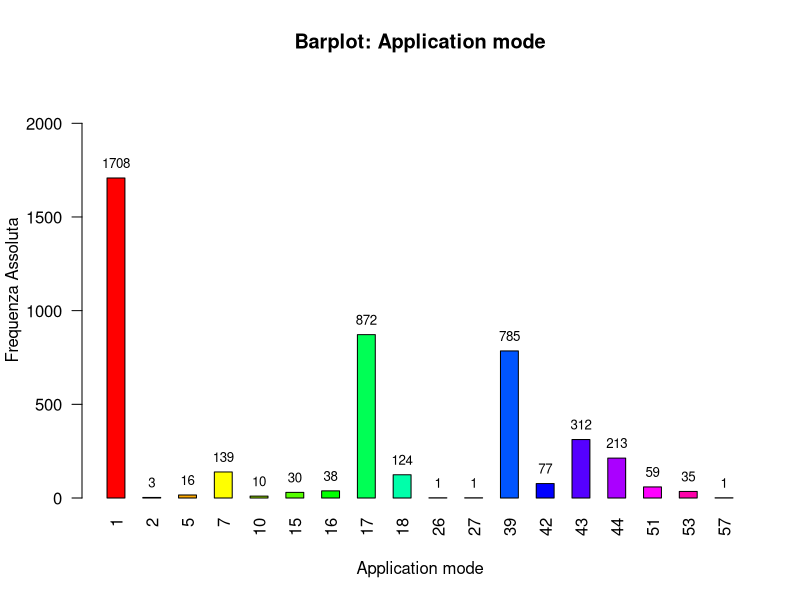
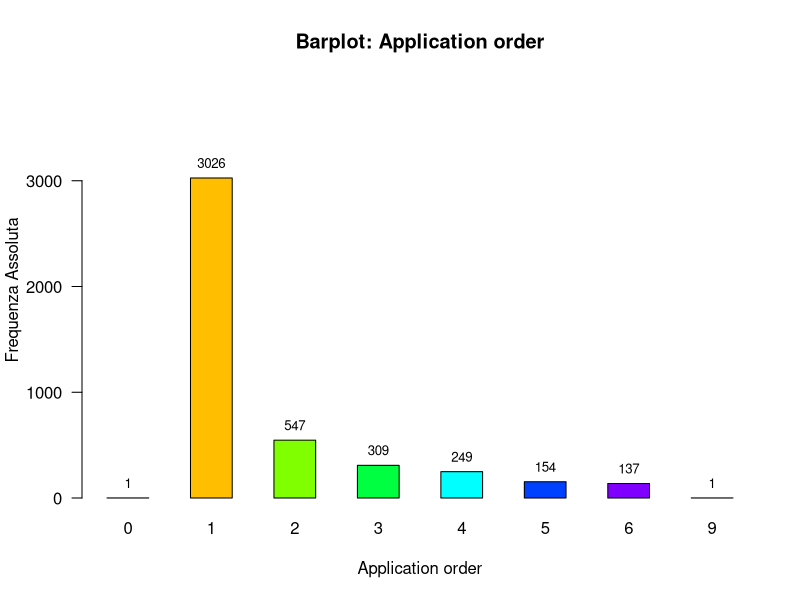
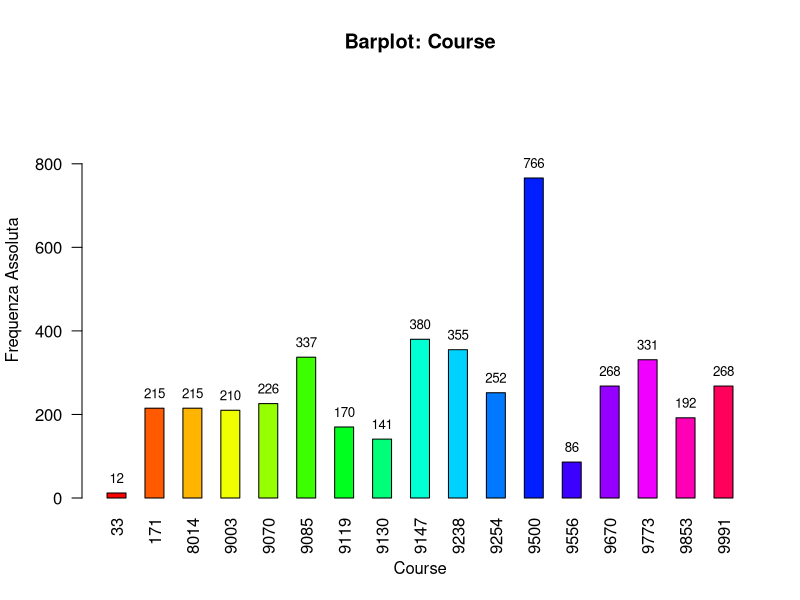
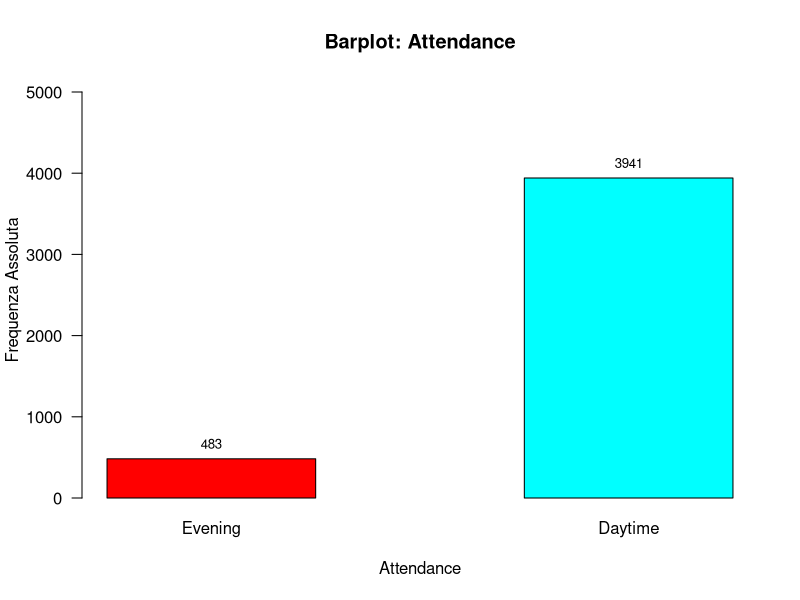
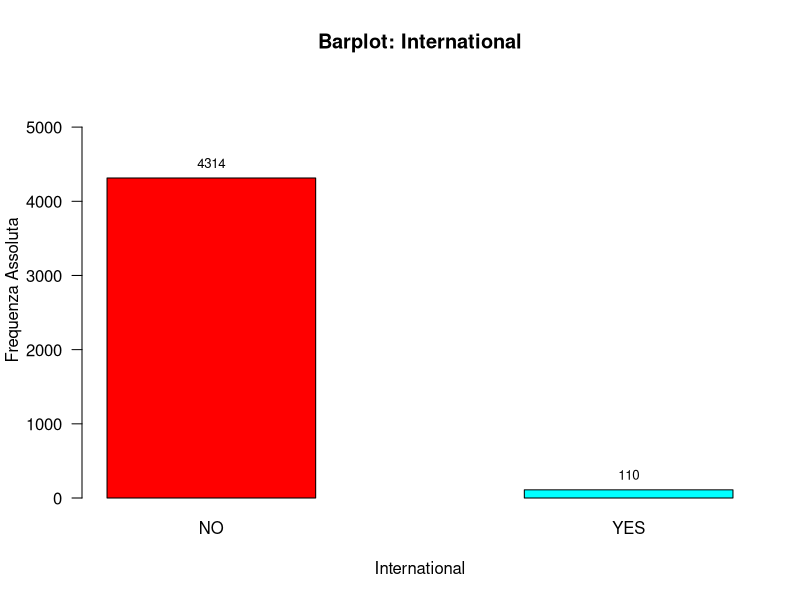
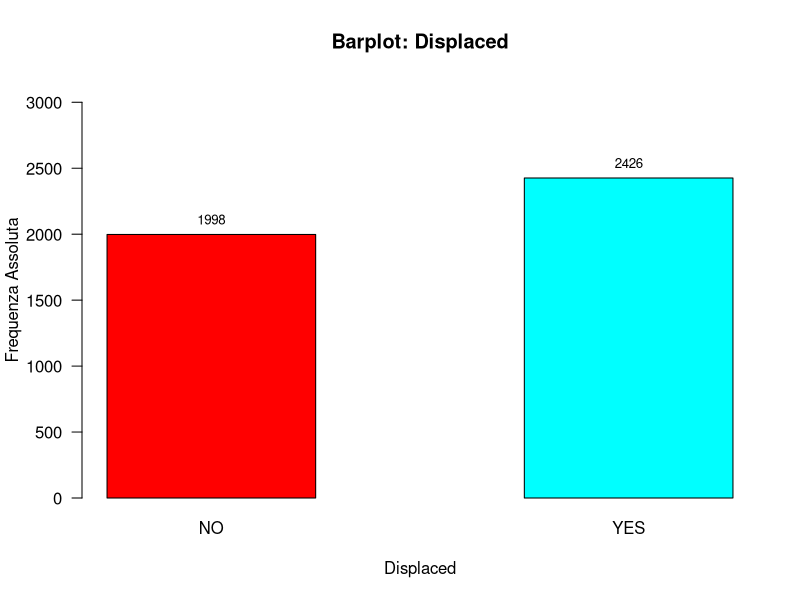
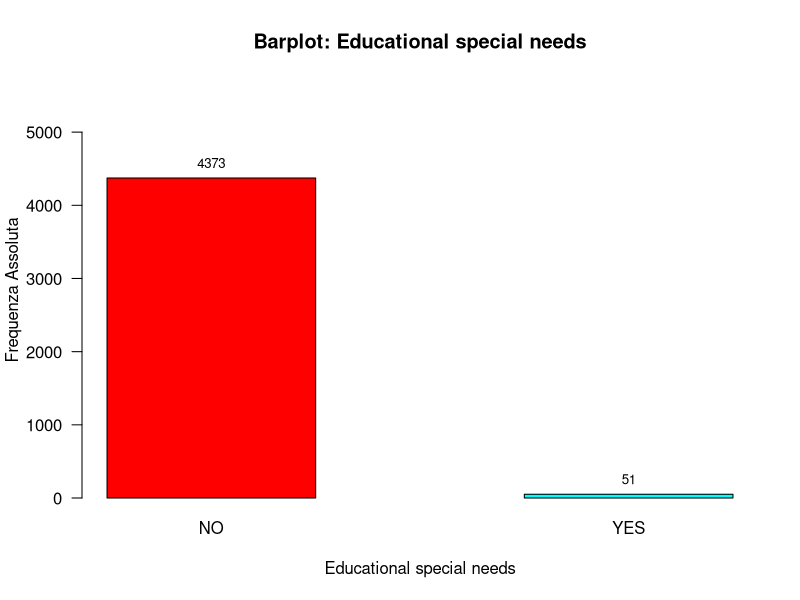
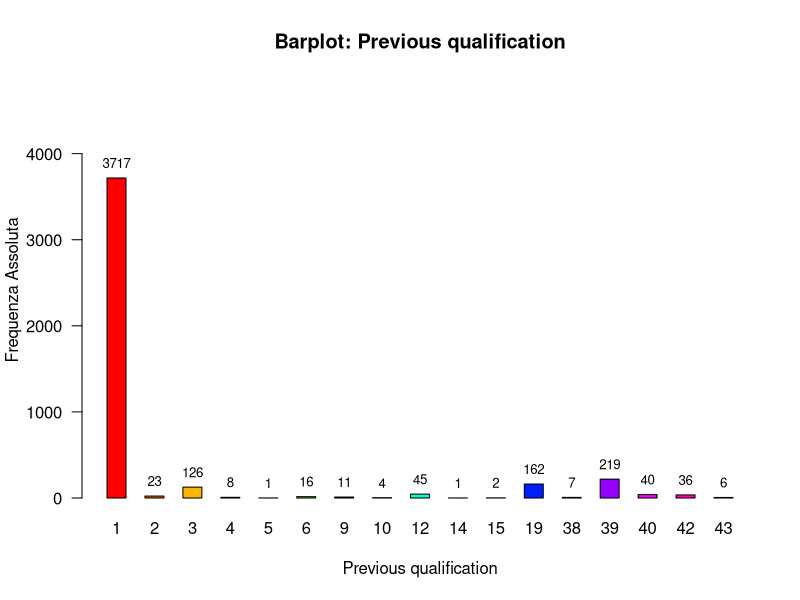

Write R code to recreate these figures, in order.
## ---- chunk 1
# Librerie
library(ggplot2)
library(here)
library(dplyr)

# Caricamento Dataset
data <- read.csv(here("dataset/dataMod.csv"), sep = ",", header = TRUE, check.names = TRUE)
colnames(data)[colnames(data) == "Daytime.evening_attendance."] <- "Attendance"

head(data)
# Estrai Fattori Demografici
columns_to_extract <- data[, c("Application_mode", "Application_order", "Course", "Attendance" ,"International", "Displaced", "Educational_special_needs", "Previous_qualification" )]

columns_to_extract$Attendance <- factor(columns_to_extract$Attendance, levels = c(0, 1), labels = c("Evening", "Daytime"))
columns_to_extract$International <- factor(columns_to_extract$International, levels = c(0, 1), labels = c("NO", "YES"))
columns_to_extract$Displaced <- factor(columns_to_extract$Displaced, levels = c(0, 1), labels = c("NO", "YES"))
columns_to_extract$Educational_special_needs <- factor(columns_to_extract$Educational_special_needs, levels = c(0, 1), labels = c("NO", "YES"))

# Funzione per creare i Barplot
create_barplot <- function(freq, max_freq, main_title, xlab = "", ylab = "Frequenza", col_palette = rainbow, labRotation = 1) {
  
  bp <- barplot(freq, 
                main = main_title,
                xlab = xlab,
                ylab = ylab,
                ylim = c(0, max_freq * 1.3),
                col = col_palette(length(freq)),
                space = 1,
                las = labRotation)
  
  text(x = bp, y = freq, labels = freq, pos = 3, cex = 0.8, col = "black")
}

for (col in colnames(columns_to_extract)) {
  
  freq <- table(columns_to_extract[[col]])
  
  if (col == "Course" | col == "Application_mode") {
    labRotation <- 2  # Label Verticali
  } else {
    labRotation <- 1  # Label Orizzontali
  }
  
  cleaned_col_name <- gsub("_", " ", col)
  
  # Creazione del file PDF
  pdf_filename <- paste0("Grafici/Barplot_", gsub(" ", "_", cleaned_col_name), ".pdf")
  # pdf(pdf_filename)
  
  # Creazione del Barplot
  create_barplot(freq = freq, 
                 max_freq = max(freq), 
                 main_title = paste("Barplot:", cleaned_col_name), 
                 xlab = cleaned_col_name, 
                 ylab = "Frequenza Assoluta",
                 labRotation = labRotation)
  
  # dev.off()
}
## ---- chunk 2
# Librerie
library(ggplot2)
library(dplyr)

colnames(data)[colnames(data) == "Previous_qualification_.grade."] <- "Previous_qualification_grade"

calculate_summary_stats <- function(data, feature) {
  # Estrai la variabile specificata
  variable <- data[[feature]]
  
  # Calcola le statistiche riepilogative
  stats <- list(
    Media = mean(variable, na.rm = TRUE),
    Mediana = median(variable, na.rm = TRUE),
    Moda = as.numeric(names(sort(table(variable), decreasing = TRUE)[1])),
    Varianza = var(variable, na.rm = TRUE),
    Deviazione_Standard = sd(variable, na.rm = TRUE),
    Coefficiente_Variabilità = sd(variable, na.rm = TRUE) / mean(variable, na.rm = TRUE) * 100,
    Quantile_1 = quantile(variable, 0.25, na.rm = TRUE),
    Quantile_3 = quantile(variable, 0.75, na.rm = TRUE),
    Minimo = min(variable, na.rm = TRUE),
    Massimo = max(variable, na.rm = TRUE),
    Range = max(variable, na.rm = TRUE) - min(variable, na.rm = TRUE),
    IQR = IQR(variable, na.rm = TRUE)
  )
  
  # Restituisci le statistiche
  return(stats)
}

# Funzione per Creare Istogrammi con Densità
create_histogram <- function(data, feature, output_dir = "Grafici") {
  cleaned_feature_name <- gsub("_", " ", feature)
  feature_data <- data[[feature]]
  
  # Salvataggio in PDF
  # pdf(file = paste0(output_dir, "/DensityPlot_", gsub(" ", "_", cleaned_feature_name), ".pdf"))
  
  hist(feature_data,
       main = paste("Density Plot:", cleaned_feature_name),
       xlab = cleaned_feature_name,
       ylab = "Densità",
       xlim = c(80, 200),
       col = "lightblue",
       border = "darkblue",
       breaks = seq(0, 200, by = 4),
       freq = FALSE)
  grid()
  
  dens <- density(feature_data, na.rm = TRUE)
  lines(dens, col = "red", lwd = 2)
  
  # dev.off()
}

# Funzione per Creare Boxplot
create_boxplot <- function(data, feature, output_dir = "Grafici") {
  cleaned_feature_name <- gsub("_", " ", feature)
  feature_data <- data[[feature]]
  
  if (all(is.na(feature_data))) {
    cat("La feature", feature, "contiene solo valori NA. Boxplot non creato.\n")
    return()
  }
  
  # Creazione del Boxplot
  p <- ggplot(data, aes(x = .data[[feature]], y = "")) +
    geom_boxplot(fill = "lightblue", color = "darkblue", width = 0.3) +
    labs(title = paste("Boxplot:", cleaned_feature_name),
         x = cleaned_feature_name) +
    theme_minimal() +
    stat_boxplot(geom = "errorbar", width = 0.15) +
    theme(axis.title.y = element_blank(),
          axis.text.y = element_blank(),   
          axis.ticks.y = element_blank(),
          plot.title = element_text(hjust = 0.5, face = "bold", vjust = 2))
  
  # Salvataggio in PDF
  #pdf(file = paste0(output_dir, "/Boxplot_", gsub(" ", "_", cleaned_feature_name), ".pdf"))
  
  print(p)
  
  #dev.off()
  
}

# Funzione per Calcolare e Mostrare gli Outlier
calculate_outliers <- function(data, feature) {
  feature_data <- data[[feature]]
  
  if (all(is.na(feature_data))) {
    cat("La feature", feature, "contiene solo valori NA. Outlier non calcolati.\n")
    return(NULL)
  }
  
  # Calcolo dei limiti e degli outlier
  outliers <- data %>%
    summarise(
      Q1 = quantile(.data[[feature]], 0.25, na.rm = TRUE),
      Q3 = quantile(.data[[feature]], 0.75, na.rm = TRUE),
      IQR = IQR(.data[[feature]], na.rm = TRUE)
    ) %>%
    mutate(
      Lower_Bound = Q1 - 1.5 * IQR,
      Upper_Bound = Q3 + 1.5 * IQR
    )
  
  lower_bound <- outliers$Lower_Bound
  upper_bound <- outliers$Upper_Bound
  
  outliers_table <- data %>%
    filter(.data[[feature]] < lower_bound | .data[[feature]] > upper_bound)
  
  return(outliers_table)
}

features_to_plot <- c("Previous_qualification_grade", "Admission_grade")

for (feature in features_to_plot) {
  cat("\n=== Statistiche per:", feature, "===\n")
  stats <- calculate_summary_stats(data, feature)
  print(stats)
  cat("===========================================\n")
}


# Creazione degli Istogrammi con Densità e Salvataggio
for (feature in features_to_plot) {
  
  create_histogram(data = data, feature = feature)
  
  create_boxplot(data = data, feature = feature)
  
  outliers <- calculate_outliers(data = data, feature = feature)
  print(outliers)
}



